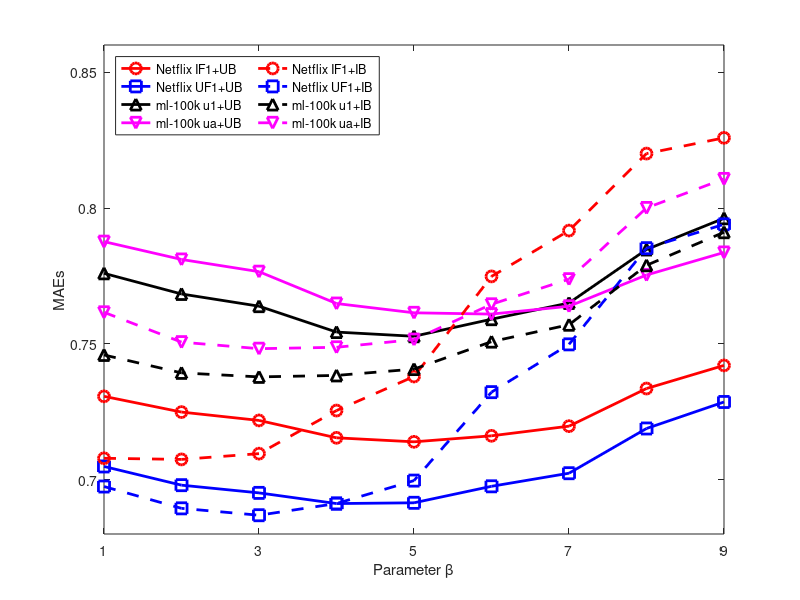

This figure's MATLAB source: (Note: this script raises an error after producing the figure.)
clear all;
close all;
addpath('functions','data');
implement=0;  % 0: load results, 1: run code
betas=[0.00001,0.00005,0.0001,0.0005,0.001,0.005,0.01,0.05,0.1];
if implement
    load('netfset.mat');
    alpha=0.0001;
    rr=0.25;
    gama=200;
    param_beta_us=[];
    param_beta_it=[];
    for r=1:5:10
        %     tic;
        s=netfset{r}.train;
        utest=netfset{r}.test;
        [Un,In]=size(s);
        [s,mask,rs,cs,ff]=preprocess(s);
        [urs,itms]=size(mask);
        
        %%%%%%%%===user-based=================%%%%%%%%%%%%%
        
        [G,K,as,mr,mrc]=GKas(s,mask,gama,true);
        
        psdparam.sm=51;
        psdparam.quantization = false;
        psd=my_psd_estimate(G,as,mask,psdparam);
        psd=psd/max(psd);
        
        p=@(x) exp(-x/rr);
        wf=p(psd);
        wf=G.lmax*wf/max(wf);
        aes_us=[];
        for ii=1:numel(betas)
            beta=betas(ii);
            f=KBreconstucter(G,as,mask,K,alpha,beta,10,wf);
            f=f+mr+mrc;
            ff(rs,cs)=f;
            idx=find(ff>5); %if a rating is larger than 5 then set it to 5
            ff(idx)=5;
            idx=find(ff<1); %if a rating is  less than 1 then set it to 1
            ff(idx)=1;
            err=abs(ff((utest(:,2)-1)*Un+utest(:,1))-utest(:,3));
            aes_us=[aes_us,mean(err)];
        end
        param_beta_us=[param_beta_us;aes_us];
        
        [G,K,as,mr,mrc]=GKas(s',mask',gama,true);
        
        psdparam.sm=51;
        psdparam.quantization = false;
        psd=my_psd_estimate(G,as,mask',psdparam);
        psd=psd/max(psd);
        
        p=@(x) exp(-rr*x);
        wf=p(psd);
        wf=G.lmax*wf/max(wf);
        aes_it=[];
        for ii=1:numel(betas)
            beta=betas(ii);
            f=KBreconstucter(G,as,mask',K,alpha,beta,10,wf);
            f=f+mr+mrc;
            ff(rs,cs)=f';
            idx=find(ff>5); %if a rating is larger than 5 then set it to 5
            ff(idx)=5;
            idx=find(ff<1); %if a rating is  less than 1 then set it to 1
            ff(idx)=1;
            err=abs(ff((utest(:,2)-1)*Un+utest(:,1))-utest(:,3));
            aes_it=[aes_it,mean(err)];
        end
        param_beta_it=[param_beta_it;aes_it];
    end
    save('data/param_beta_us.mat','param_beta_us');
    save('data/param_beta_it.mat','param_beta_it');
    
    
    path='../../../myDatabase/ml-100k/mat/';
    load([path,'u1base.mat']);
    u{1}.base=u1base;
    clear u1base;
    load([path,'u1test.mat']);
    u{1}.test=u1test;
    clear u1test;
    load([path,'uabase.mat']);
    u{6}.base=uabase;
    clear uabase;
    load([path,'uatest.mat']);
    u{6}.test=uatest;
    clear uatest;
    Un=943;
    In=1682;
    
    %r=1:5  for u1.*-u5.*
    %r=6:7  for u6.*-u7.*
    %
    %
    param_rrs_us1=[];
    param_rrs_it1=[];
    for r=1:5:6
        ubase=u{r}.base;
        utest=u{r}.test;
        s=zeros(Un,In);
        s((ubase(:,2)-1)*Un+ubase(:,1))=ubase(:,3);
        [s,mask,rs,cs,ff]=preprocess(s);
        [urs,itms]=size(mask);
        
        %%%%%%%%%%%%%%%user-based%%%%%%%%%%%%%%%%%%%%%%%%%%%
        
        [G,K,as,mr,mrc]=GKas(s,mask,gama,true);
        
        psdparam.sm=51;
        psdparam.quantization = false;
        psd=my_psd_estimate(G,as,mask,psdparam);
        psd=psd/max(psd);
        
        
        p=@(x) exp(-x/rr);
        wf=p(psd);
        wf=G.lmax*wf/max(wf);
        aes_us=[];
        for ii=1:numel(betas)
            beta=betas(ii);
            f=KBreconstucter(G,as,mask,K,alpha,beta,10,wf);
            f=f+mr+mrc;
            ff(rs,cs)=f;
            idx=find(ff>5); %if a rating is larger than 5 then set it to 5
            ff(idx)=5;
            idx=find(ff<1); %if a rating is  less than 1 then set it to 1
            ff(idx)=1;
            err=abs(ff((utest(:,2)-1)*Un+utest(:,1))-utest(:,3));
            aes_us=[aes_us,mean(err)];
        end
        param_beta_us=[param_beta_us;aes_us];
        %%%%%%%%%%%%%%%item-based%%%%%%%%%%%%%%%%%%%%%%%%%%%
        [G,K,as,mr,mrc]=GKas(s',mask',gama,true);
        psdparam.sm=51;
        psdparam.quantization = false;
        psd=my_psd_estimate(G,as,mask',psdparam);
        psd=psd/max(psd);
        p=@(x) exp(-x/rr);
        wf=p(psd);
        wf=G.lmax*wf/max(wf);
        aes_it=[];
        for ii=1:numel(betas)
            beta=betas(ii);
            f=KBreconstucter(G,as,mask',K,alpha,beta,10,wf);
            f=f+mr+mrc;
            ff(rs,cs)=f';
            idx=find(ff>5); %if a rating is larger than 5 then set it to 5
            ff(idx)=5;
            idx=find(ff<1); %if a rating is  less than 1 then set it to 1
            ff(idx)=1;
            err=abs(ff((utest(:,2)-1)*Un+utest(:,1))-utest(:,3));
            aes_it=[aes_it,mean(err)];
        end
        param_beta_it=[param_beta_it;aes_it];
    end
    
    save('data/param_beta_us.mat','param_beta_us');
    save('data/param_beta_it.mat','param_beta_it');
else
    load('param_beta_us.mat');
    load('param_beta_it.mat');
    
    load('param_beta_us.mat');
    load('param_beta_it.mat');
end
hh=numel(betas);
figure;
plot(1:hh,param_beta_us(1,:),'ro-','LineWidth',2,'MarkerSize',8);
hold on;
plot(1:hh,param_beta_us(2,:),'bs-','LineWidth',2,'MarkerSize',8);
plot(1:hh,param_beta_us(3,:),'k^-','LineWidth',2,'MarkerSize',8);
plot(1:hh,param_beta_us(4,:),'mv-','LineWidth',2,'MarkerSize',8);

plot(1:hh,param_beta_it(1,:),'ro--','LineWidth',2,'MarkerSize',8);
plot(1:hh,param_beta_it(2,:),'bs--','LineWidth',2,'MarkerSize',8);
plot(1:hh,param_beta_it(3,:),'k^--','LineWidth',2,'MarkerSize',8);
plot(1:hh,param_beta_it(4,:),'mv--','LineWidth',2,'MarkerSize',8);

axis([1 9 0.68 0.86]);
legend({'Netflix IF1+UB',...
    'Netflix UF1+UB',...
    'ml-100k u1+UB',...
    'ml-100k ua+UB',...
    'Netflix IF1+IB',...
    'Netflix UF1+IB',...
    'ml-100k u1+IB',...
    'ml-100k ua+IB'},...
    'Location','northwest','NumColumns',2);
xlabel('Parameter \beta');
ylabel('MAEs');
ax=gca;
xticks(1:2:9);
ax.XTickLabel = {'0.00001','0.0001',...
    '0.001','0.01','0.1'};
%% 
ax.FontName='Times New Roman';
ax.FontSize = 20;

print('-f1','param_betas','-djpeg');